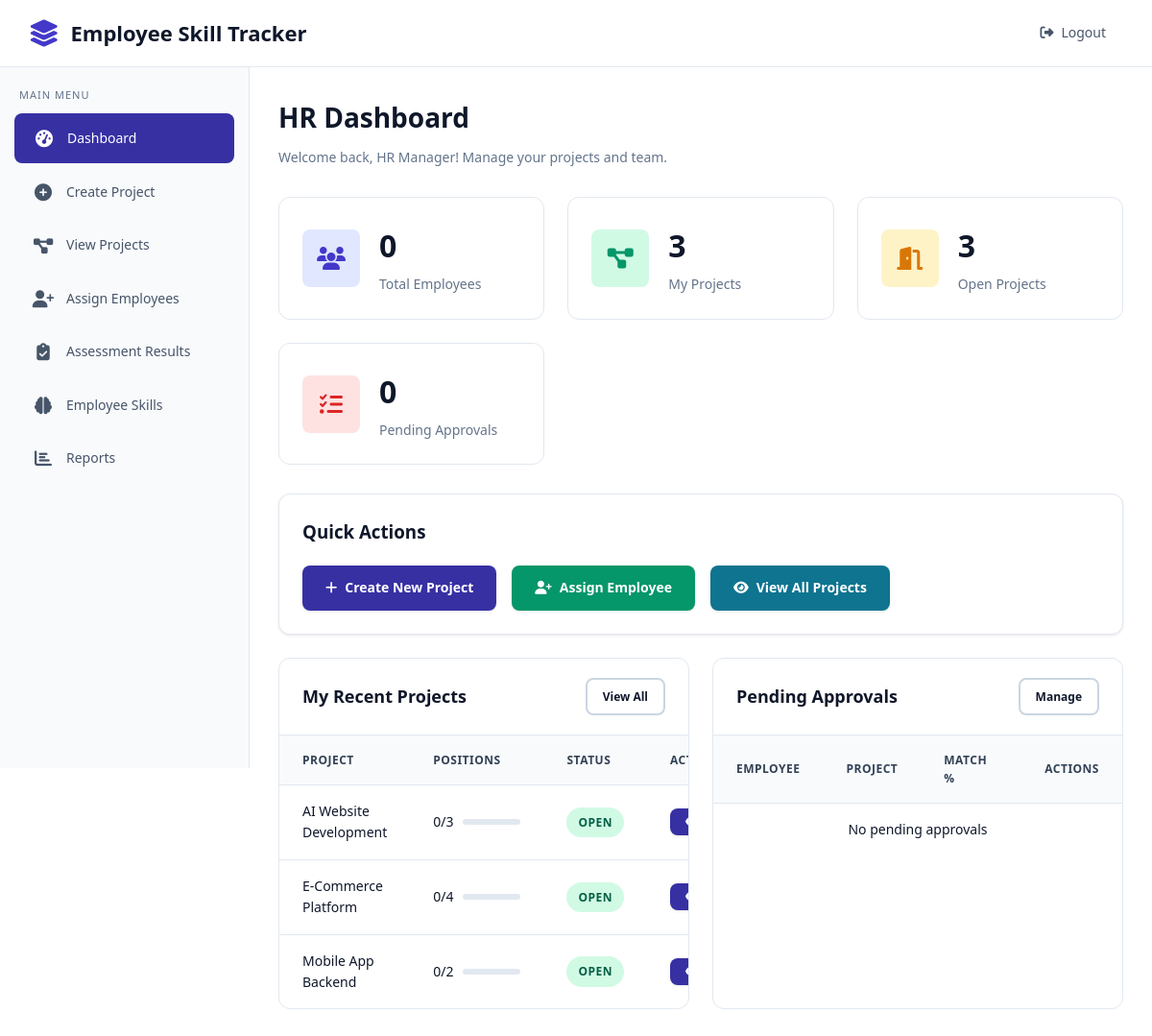
The page /hr/dashboard.php (signed in) on the database its author committed.
### tables this page shows
CREATE TABLE projects (
    id INT AUTO_INCREMENT PRIMARY KEY,
    project_name VARCHAR(200) NOT NULL,
    description TEXT,
    total_positions INT NOT NULL DEFAULT 1,
    filled_positions INT NOT NULL DEFAULT 0,
    status ENUM('open', 'in_progress', 'completed', 'closed') DEFAULT 'open',
    start_date DATE,
    end_date DATE,
    created_by INT NOT NULL,
    created_at TIMESTAMP DEFAULT CURRENT_TIMESTAMP,
    updated_at TIMESTAMP DEFAULT CURRENT_TIMESTAMP ON UPDATE CURRENT_TIMESTAMP,
    FOREIGN KEY (created_by) REFERENCES users(id) ON DELETE CASCADE
);

### hr/dashboard.php (the view, shortened to what this page needs)
<?php
require_once '../config/database.php';
$stats = [
    'total_employees' => 0,
    'total_projects' => 0,
    'open_projects' => 0,
    'total_assignments' => 0,
    'pending_assignments' => 0
];
$result = $conn->query("SELECT COUNT(*) as count FROM users WHERE role = 'candidate' AND is_active = 1");
if ($result) $stats['total_employees'] = $result->fetch_assoc()['count'];
$result = $conn->query("SELECT COUNT(*) as count FROM projects WHERE created_by = " . $_SESSION['user_id']);
if ($result) $stats['total_projects'] = $result->fetch_assoc()['count'];
$result = $conn->query("SELECT COUNT(*) as count FROM projects WHERE status = 'open'");
if ($result) $stats['open_projects'] = $result->fetch_assoc()['count'];
$result = $conn->query("SELECT COUNT(*) as count FROM project_assignments");
if ($result) $stats['total_assignments'] = $result->fetch_assoc()['count'];
$result = $conn->query("SELECT COUNT(*) as count FROM project_assignments WHERE status = 'pending'");
if ($result) $stats['pending_assignments'] = $result->fetch_assoc()['count'];
$recent_projects = $conn->query("SELECT p.*, COUNT(pa.id) as assigned FROM projects p LEFT JOIN project_assignments pa ON p.id = pa.project_id WHERE p.created_by = " . $_SESSION['user_id'] . " GROUP BY p.id ORDER BY p.created_at DESC LIMIT 5");
$pending_assignments = $conn->query("SELECT pa.*, p.project_name, u.full_name, u.email FROM project_assignments pa JOIN projects p ON pa.project_id = p.id JOIN users u ON pa.user_id = u.id WHERE pa.status = 'pending' ORDER BY pa.assigned_at DESC LIMIT 5");
?>
<!DOCTYPE html>
<html lang="en">
<head>
    <link rel="stylesheet" href="../assets/css/styles.css">
    <link rel="stylesheet" href="https://cdnjs.cloudflare.com/ajax/libs/font-awesome/6.4.0/css/all.min.css">
</head>
<body>
    <nav class="navbar">
        <a href="../index.php" class="navbar-brand">
            <i class="fas fa-layer-group"></i>
            Employee Skill Tracker
        </a>
        <ul class="navbar-nav">
            <li><a href="../auth/logout.php" class="nav-link"><i class="fas fa-sign-out-alt"></i> Logout</a></li>
        </ul>
    </nav>
    <aside class="sidebar">
        <div class="sidebar-title">Main Menu</div>
        <ul class="sidebar-menu">
            <li class="sidebar-item">
                <a href="dashboard.php" class="sidebar-link active">
                    <i class="fas fa-tachometer-alt"></i>
                    Dashboard
                </a>
            </li>
            <li class="sidebar-item">
                <a href="create_project.php" class="sidebar-link">
                    <i class="fas fa-plus-circle"></i>
                    Create Project
                </a>
            </li>
            <li class="sidebar-item">
                <a href="view_projects.php" class="sidebar-link">
                    <i class="fas fa-project-diagram"></i>
                    View Projects
                </a>
            </li>
            <li class="sidebar-item">
                <a href="assign_employee.php" class="sidebar-link">
                    <i class="fas fa-user-plus"></i>
                    Assign Employees
                </a>
            </li>
            <li class="sidebar-item">
                <a href="assessment_results.php" class="sidebar-link">
                    <i class="fas fa-clipboard-check"></i>
                    Assessment Results
                </a>
            </li>
            <li class="sidebar-item">
                <a href="employee_skills.php" class="sidebar-link">
                    <i class="fas fa-brain"></i>
                    Employee Skills
                </a>
            </li>
            <li class="sidebar-item">
                <a href="reports.php" class="sidebar-link">
                    <i class="fas fa-chart-bar"></i>
                    Reports
                </a>
            </li>
        </ul>
    </aside>
    <main class="main-content">
        <div class="dashboard-header">
            <h1>HR Dashboard</h1>
            <p>Welcome back, <?php echo htmlspecialchars($_SESSION['full_name']); ?>! Manage your projects and team.</p>
        </div>
        <div class="stats-grid">
            <div class="stat-card">
                <div class="stat-icon primary">
                    <i class="fas fa-users"></i>
                </div>
                <div class="stat-info">
                    <h3><?php echo $stats['total_employees']; ?></h3>
                    <p>Total Employees</p>
                </div>
            </div>
            <div class="stat-card">
                <div class="stat-icon success">
                    <i class="fas fa-project-diagram"></i>
                </div>
                <div class="stat-info">
                    <h3><?php echo $stats['total_projects']; ?></h3>
                    <p>My Projects</p>
                </div>
            </div>
            <div class="stat-card">
                <div class="stat-icon warning">
                    <i class="fas fa-door-open"></i>
                </div>
                <div class="stat-info">
                    <h3><?php echo $stats['open_projects']; ?></h3>
                    <p>Open Projects</p>
                </div>
            </div>
            <div class="stat-card">
                <div class="stat-icon danger">
                    <i class="fas fa-tasks"></i>
                </div>
                <div class="stat-info">
                    <h3><?php echo $stats['pending_assignments']; ?></h3>
                    <p>Pending Approvals</p>
                </div>
            </div>
        </div>
        <div class="glass-card" style="padding: 24px; margin-bottom: 24px;">
            <h3 style="margin-bottom: 20px;">Quick Actions</h3>
            <div style="display: flex; gap: 16px; flex-wrap: wrap;">
                <a href="create_project.php" class="btn btn-primary">
                    <i class="fas fa-plus"></i> Create New Project
                </a>
                <a href="assign_employee.php" class="btn btn-success">
                    <i class="fas fa-user-plus"></i> Assign Employee
                </a>
                <a href="view_projects.php" class="btn btn-secondary">
                    <i class="fas fa-eye"></i> View All Projects
                </a>
            </div>
        </div>
        <div class="dashboard-grid">
            <div class="table-container">
                <div class="table-header">
                    <h3>My Recent Projects</h3>
                    <a href="view_projects.php" class="btn btn-sm btn-outline">View All</a>
                </div>
                <table class="data-table">
                    <thead>
                        <tr>
                            <th>Project</th>
                            <th>Positions</th>
                            <th>Status</th>
                            <th>Actions</th>
                        </tr>
                    </thead>
                    <tbody>
                        <?php while ($project = $recent_projects->fetch_assoc()):
                        ?>
                        <tr>
                            <td><?php echo htmlspecialchars($project['project_name']); ?></td>
                            <td>
                                <div style="display: flex; align-items: center; gap: 10px;">
                                    <span><?php echo $project['filled_positions']; ?>/<?php echo $project['total_positions']; ?></span>
                                    <div class="progress-bar" style="width: 60px; height: 6px;">
                                    </div>
                                </div>
                            </td>
                            <td>
                                <span class="badge badge-<?php echo $project['status'] === 'open' ? 'success' : ($project['status'] === 'completed' ? 'primary' : 'warning'); ?>">
                                    <?php echo ucfirst($project['status']); ?>
                                </span>
                            </td>
                            <td>
                                <a href="view_project.php?id=<?php echo $project['id']; ?>" class="btn btn-sm btn-primary">
                                    <i class="fas fa-eye"></i>
                                </a>
                            </td>
                        </tr>
                        <?php endwhile; ?>
                    </tbody>
                </table>
            </div>
            <div class="table-container">
                <div class="table-header">
                    <h3>Pending Approvals</h3>
                    <a href="assign_employee.php" class="btn btn-sm btn-outline">Manage</a>
                </div>
                <table class="data-table">
                    <thead>
                        <tr>
                            <th>Employee</th>
                            <th>Project</th>
                            <th>Match %</th>
                            <th>Actions</th>
                        </tr>
                    </thead>
                    <tbody>
                        <?php if ($pending_assignments->num_rows === 0): ?>
                        <tr>
                            <td colspan="4" style="text-align: center; color: var(--text-muted);">No pending approvals</td>
                        </tr>
                        <?php endif; ?>
                    </tbody>
                </table>
            </div>
        </div>
    </main>
</body>
</html>

### rows shown on the page
projects: project_name "AI Website Development", filled_positions "0", total_positions "3", status "OPEN"
projects: project_name "E-Commerce Platform", filled_positions "0", total_positions "4", status "OPEN"
projects: project_name "Mobile App Backend", filled_positions "0", total_positions "2", status "OPEN"

### other values the page prints
$_SESSION['full_name'] "HR Manager"
$stats['total_employees'] "0"
$stats['total_projects'] "3"
$stats['open_projects'] "3"
$stats['pending_assignments'] "0"
